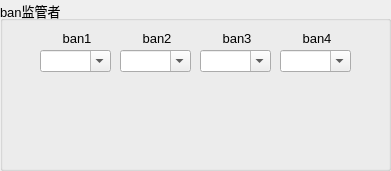
  <widget class="QGroupBox" name="groupBox_4">
   <property name="geometry">
    <rect>
     <x>550</x>
     <y>130</y>
     <width>391</width>
     <height>171</height>
    </rect>
   </property>
   <property name="font">
    <font>
     <family>Arial</family>
     <pointsize>10</pointsize>
    </font>
   </property>
   <property name="title">
    <string>ban监管者</string>
   </property>
   <widget class="QComboBox" name="cBoxHunBan1">
    <property name="geometry">
     <rect>
      <x>40</x>
      <y>50</y>
      <width>71</width>
      <height>22</height>
     </rect>
    </property>
    <property name="editable">
     <bool>true</bool>
    </property>
   </widget>
   <widget class="QLabel" name="label_8">
    <property name="geometry">
     <rect>
      <x>50</x>
      <y>30</y>
      <width>54</width>
      <height>16</height>
     </rect>
    </property>
    <property name="text">
     <string>ban1</string>
    </property>
    <property name="alignment">
     <set>Qt::AlignCenter</set>
    </property>
    <property name="buddy">
     <cstring>cBoxHunBan1</cstring>
    </property>
   </widget>
   <widget class="QLabel" name="labHunBan1Pic">
    <property name="geometry">
     <rect>
      <x>40</x>
      <y>80</y>
      <width>70</width>
      <height>70</height>
     </rect>
    </property>
    <property name="text">
     <string/>
    </property>
   </widget>
   <widget class="QLabel" name="label_9">
    <property name="geometry">
     <rect>
      <x>130</x>
      <y>30</y>
      <width>54</width>
      <height>16</height>
     </rect>
    </property>
    <property name="text">
     <string>ban2</string>
    </property>
    <property name="alignment">
     <set>Qt::AlignCenter</set>
    </property>
    <property name="buddy">
     <cstring>cBoxHunBan2</cstring>
    </property>
   </widget>
   <widget class="QComboBox" name="cBoxHunBan2">
    <property name="geometry">
     <rect>
      <x>120</x>
      <y>50</y>
      <width>71</width>
      <height>22</height>
     </rect>
    </property>
    <property name="editable">
     <bool>true</bool>
    </property>
   </widget>
   <widget class="QLabel" name="labHunBan2Pic">
    <property name="geometry">
     <rect>
      <x>120</x>
      <y>80</y>
      <width>70</width>
      <height>70</height>
     </rect>
    </property>
    <property name="text">
     <string/>
    </property>
   </widget>
   <widget class="QLabel" name="label_10">
    <property name="geometry">
     <rect>
      <x>210</x>
      <y>30</y>
      <width>54</width>
      <height>16</height>
     </rect>
    </property>
    <property name="text">
     <string>ban3</string>
    </property>
    <property name="alignment">
     <set>Qt::AlignCenter</set>
    </property>
    <property name="buddy">
     <cstring>cBoxHunBan3</cstring>
    </property>
   </widget>
   <widget class="QComboBox" name="cBoxHunBan3">
    <property name="geometry">
     <rect>
      <x>200</x>
      <y>50</y>
      <width>71</width>
      <height>22</height>
     </rect>
    </property>
    <property name="editable">
     <bool>true</bool>
    </property>
   </widget>
   <widget class="QLabel" name="labHunBan3Pic">
    <property name="geometry">
     <rect>
      <x>200</x>
      <y>80</y>
      <width>70</width>
      <height>70</height>
     </rect>
    </property>
    <property name="text">
     <string/>
    </property>
   </widget>
   <widget class="QLabel" name="label_11">
    <property name="geometry">
     <rect>
      <x>290</x>
      <y>30</y>
      <width>54</width>
      <height>16</height>
     </rect>
    </property>
    <property name="text">
     <string>ban4</string>
    </property>
    <property name="alignment">
     <set>Qt::AlignCenter</set>
    </property>
    <property name="buddy">
     <cstring>cBoxHunBan4</cstring>
    </property>
   </widget>
   <widget class="QComboBox" name="cBoxHunBan4">
    <property name="geometry">
     <rect>
      <x>280</x>
      <y>50</y>
      <width>71</width>
      <height>22</height>
     </rect>
    </property>
    <property name="editable">
     <bool>true</bool>
    </property>
   </widget>
   <widget class="QLabel" name="labHunBan4Pic">
    <property name="geometry">
     <rect>
      <x>280</x>
      <y>80</y>
      <width>70</width>
      <height>70</height>
     </rect>
    </property>
    <property name="text">
     <string/>
    </property>
   </widget>
  </widget>
